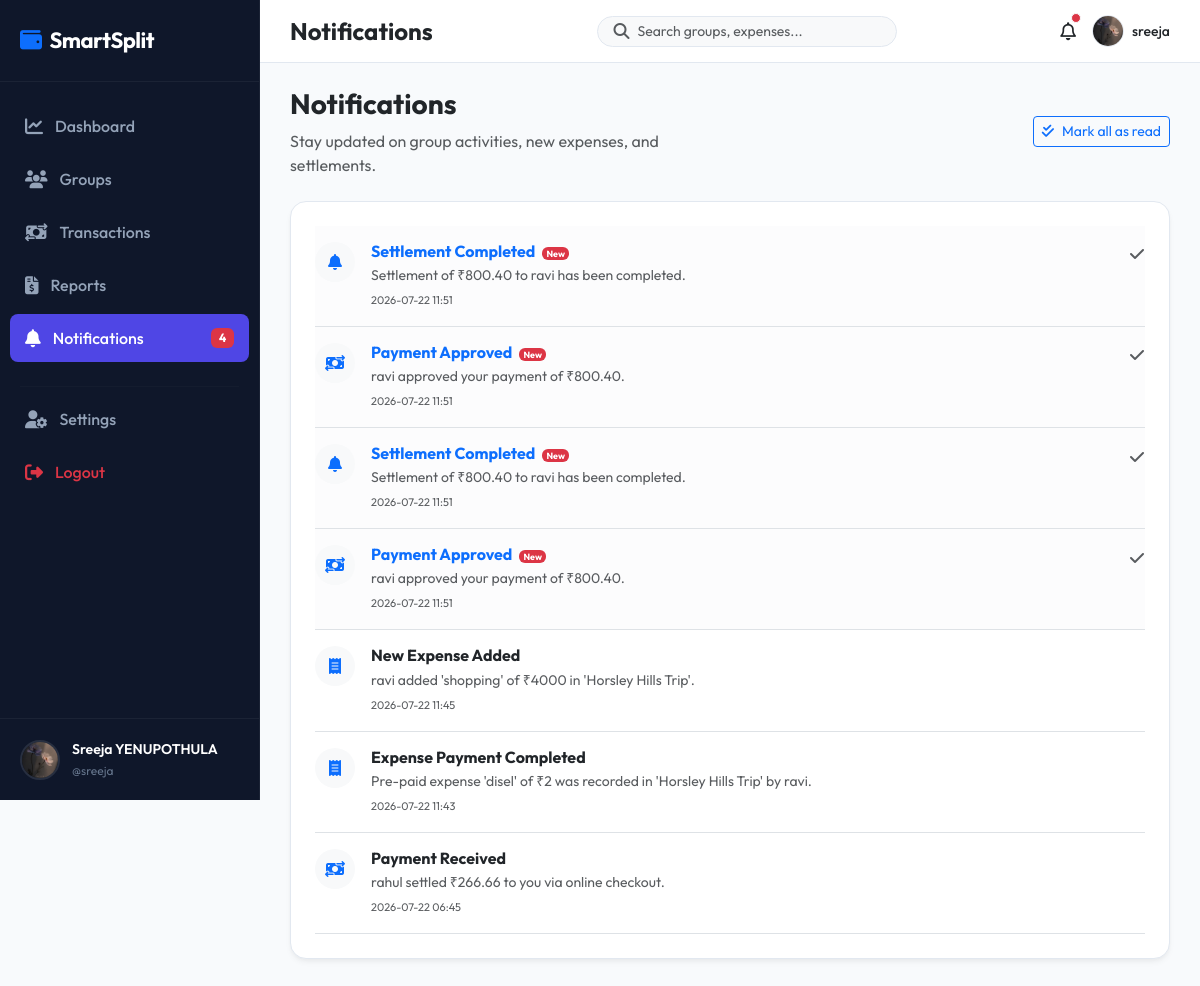
The app's page /notifications/ (signed in) with its own data.
### accounts/models.py (models this page shows, shortened)
class Profile(models.Model):
    user = models.OneToOneField(User, on_delete=models.CASCADE, related_name='profile')
    profile_picture = models.ImageField(upload_to='profiles/', default='profiles/default.png', blank=True)
    phone_number = models.CharField(max_length=15, blank=True)
    upi_id = models.CharField(max_length=50, blank=True)

### notifications/models.py (models this page shows, shortened)
class Notification(models.Model):
    user = models.ForeignKey(User, on_delete=models.CASCADE, related_name='notifications')
    title = models.CharField(max_length=150)
    message = models.TextField()
    is_read = models.BooleanField(default=False)
    created_at = models.DateTimeField(auto_now_add=True)

### notifications/views.py (the view)
# urls.py: path('', views.notification_list_view, name='list'),
@login_required
def notification_list_view(request):
    notifications = Notification.objects.filter(user=request.user).order_by('-created_at')
    return render(request, 'notifications/list.html', {'notifications': notifications})

### notifications/context_processors.py (called while the page is built)
def unread_notifications_count(request):
    if request.user.is_authenticated:
        count = Notification.objects.filter(user=request.user, is_read=False).count()
        return {'unread_notifications_count': count}
    return {'unread_notifications_count': 0}

### templates/notifications/list.html (shortened to what this page needs)
{% extends 'base.html' %}
{% block content %}
<div class="row align-items-center mb-4">
    <div class="col-md-6 mb-3 mb-md-0">
        <h3 class="fw-bold text-dark">Notifications</h3>
        <p class="text-muted mb-0">Stay updated on group activities, new expenses, and settlements.</p>
    </div>
    <div class="col-md-6 text-md-end">
        <a href="{% url 'notifications:mark_all_read' %}" class="btn btn-outline-primary btn-sm"><i class="fa-solid fa-check-double me-2"></i>Mark all as read</a>
    </div>
</div>
<div class="premium-card p-4 bg-white">
    <div class="list-group list-group-flush">
        {% for n in notifications %}
            <div class="list-group-item px-0 py-3 border-0 border-bottom d-flex justify-content-between align-items-start {% if not n.is_read %}bg-light-subtle{% endif %}">
                <div class="d-flex align-items-start">
                    <div class="rounded-circle d-flex align-items-center justify-content-center bg-light text-primary me-3" style="width: 40px; height: 40px; font-size: 16px;">
                        {% if "Joined" in n.title or "Member" in n.title %}
                            <i class="fa-solid fa-user-plus"></i>
                        {% elif "Expense" in n.title %}
                            <i class="fa-solid fa-receipt"></i>
                        {% elif "Payment" in n.title or "Approved" in n.title %}
                            <i class="fa-solid fa-money-bill-transfer"></i>
                        {% else %}
                            <i class="fa-solid fa-bell"></i>
                        {% endif %}
                    </div>
                    <div>
                        <h6 class="fw-bold mb-1 {% if not n.is_read %}text-primary{% else %}text-dark{% endif %}">
                            {{ n.title }}
                            {% if not n.is_read %}
                                <span class="badge bg-danger ms-1" style="font-size: 9px; padding: 2px 4px;">New</span>
                            {% endif %}
                        </h6>
                        <p class="text-muted mb-0 small">{{ n.message }}</p>
                        <span class="text-muted" style="font-size: 11px;">{{ n.created_at|date:"Y-m-d H:i" }}</span>
                    </div>
                </div>
                <div>
                    {% if not n.is_read %}
                        <a href="{% url 'notifications:mark_read' n.id %}" class="btn btn-link btn-sm text-decoration-none text-muted p-0"><i class="fa-solid fa-check fs-6"></i></a>
                    {% endif %}
                </div>
            </div>
        {% empty %}
            <div class="text-center text-muted py-5">
                <i class="fa-regular fa-bell-slash mb-3" style="font-size: 40px;"></i>
                <p class="mb-0">No notifications found.</p>
            </div>
        {% endfor %}
    </div>
</div>
{% endblock %}

### templates/includes/sidebar.html
{% load static %}
<div class="sidebar" id="sidebar">
    <div class="sidebar-logo">
        <i class="fa-solid fa-wallet text-primary me-2"></i>SmartSplit
    </div>
    <ul class="sidebar-menu">
        <li class="sidebar-item">
            <a href="{% url 'dashboard:home' %}" class="sidebar-link {% if request.resolver_match.app_name == 'dashboard' %}active{% endif %}">
                <i class="fa-solid fa-chart-line"></i>Dashboard
            </a>
        </li>
        <li class="sidebar-item">
            <a href="{% url 'groups:list' %}" class="sidebar-link {% if request.resolver_match.app_name == 'groups' %}active{% endif %}">
                <i class="fa-solid fa-users"></i>Groups
            </a>
        </li>
        <li class="sidebar-item">
            <a href="{% url 'payments:history' %}" class="sidebar-link {% if request.resolver_match.app_name == 'payments' and request.resolver_match.url_name == 'history' %}active{% endif %}">
                <i class="fa-solid fa-money-bill-transfer"></i>Transactions
            </a>
        </li>
        <li class="sidebar-item">
            <a href="{% url 'reports:index' %}" class="sidebar-link {% if request.resolver_match.app_name == 'reports' %}active{% endif %}">
                <i class="fa-solid fa-file-invoice-dollar"></i>Reports
            </a>
        </li>
        <li class="sidebar-item">
            <a href="{% url 'notifications:list' %}" class="sidebar-link {% if request.resolver_match.app_name == 'notifications' %}active{% endif %}">
                <i class="fa-solid fa-bell"></i>Notifications
                {% if unread_notifications_count > 0 %}
                    <span class="badge bg-danger ms-auto">{{ unread_notifications_count }}</span>
                {% endif %}
            </a>
        </li>
        <li class="sidebar-item mt-4">
            <hr style="border-color: rgba(255,255,255,0.08); margin: 0 10px;">
        </li>
        <li class="sidebar-item mt-2">
            <a href="{% url 'accounts:profile' %}" class="sidebar-link {% if request.resolver_match.app_name == 'accounts' %}active{% endif %}">
                <i class="fa-solid fa-user-gear"></i>Settings
            </a>
        </li>
        <li class="sidebar-item">
            <a href="{% url 'accounts:logout' %}" class="sidebar-link text-danger">
                <i class="fa-solid fa-right-from-bracket"></i>Logout
            </a>
        </li>
    </ul>
    <div class="sidebar-user">
        {% if user.profile.profile_picture %}
            <img src="{{ user.profile.profile_picture.url }}" alt="{{ user.username }}" class="sidebar-user-img">
        {% else %}
            <img src="{% static 'images/default_user.png' %}" alt="{{ user.username }}" class="sidebar-user-img">
        {% endif %}
        <div class="sidebar-user-info">
            <div class="sidebar-username">{{ user.first_name }} {{ user.last_name }}</div>
            <div class="sidebar-user-role">@{{ user.username }}</div>
        </div>
    </div>
</div>

### templates/includes/navbar.html (shortened to what this page needs)
{% load static %}
<nav class="top-navbar">
    <div class="d-flex align-items-center">
        <h4 class="fw-bold mb-0 text-dark">
            {% block page_title %}
                {% if request.resolver_match.app_name == 'dashboard' %}Dashboard
                {% elif request.resolver_match.app_name == 'groups' %}Groups
                {% elif request.resolver_match.app_name == 'expenses' %}Expenses
                {% elif request.resolver_match.app_name == 'payments' %}Payments
                {% elif request.resolver_match.app_name == 'settlements' %}Settlements
                {% elif request.resolver_match.app_name == 'reports' %}Reports
                {% elif request.resolver_match.app_name == 'notifications' %}Notifications
                {% elif request.resolver_match.app_name == 'accounts' %}Account Settings
                {% else %}SmartSplit
                {% endif %}
            {% endblock %}
        </h4>
    </div>
    <form action="{% url 'dashboard:home' %}" method="GET" class="d-none d-md-flex align-items-center bg-light rounded-pill px-3 py-1" style="width: 300px; border: 1px solid var(--border-color);">
        <i class="fa-solid fa-magnifying-glass text-muted me-2"></i>
        <input type="text" name="q" placeholder="Search groups, expenses..." class="form-control border-0 bg-transparent p-0" style="box-shadow: none; font-size: 14px;" value="{{ search_query|default:'' }}">
    </form>
    <div class="d-flex align-items-center gap-3">
        <a href="{% url 'notifications:list' %}" class="position-relative text-dark" style="font-size: 18px;">
            <i class="fa-regular fa-bell"></i>
            {% if unread_notifications_count > 0 %}
                <span class="position-absolute top-0 start-100 translate-middle p-1 bg-danger border border-light rounded-circle">
                </span>
            {% endif %}
        </a>
        <a href="{% url 'accounts:profile' %}" class="text-decoration-none d-flex align-items-center gap-2">
            {% if user.profile.profile_picture %}
                <img src="{{ user.profile.profile_picture.url }}" alt="{{ user.username }}" style="width: 32px; height: 32px; border-radius: 50%; object-fit: cover; border: 1px solid var(--border-color);">
            {% else %}
                <img src="{% static 'images/default_user.png' %}" alt="{{ user.username }}" style="width: 32px; height: 32px; border-radius: 50%; object-fit: cover; border: 1px solid var(--border-color);">
            {% endif %}
            <span class="d-none d-lg-inline text-dark fw-medium" style="font-size: 14px;">{{ user.username }}</span>
        </a>
    </div>
</nav>

### static/css/style.css (style rules this page uses)
:root { --primary: #4F46E5; --primary-hover: #4338CA; --primary-light: #EEF2F6; --secondary: #0EA5E9; --dark-bg: #0B0F19; --sidebar-bg: #0F172A; --card-bg: #FFFFFF; --text-primary: #1E293B; --text-secondary: #64748B; --border-color: #E2E8F0; --success: #10B981; --danger: #EF4444; --warning: #F59E0B; --gray-bg: #F8FAFC; }
body { font-family: 'Outfit', sans-serif; background-color: var(--gray-bg); color: var(--text-primary); margin: 0; padding: 0; overflow-x: hidden; }
.sidebar { width: 260px; height: 100vh; background-color: var(--sidebar-bg); position: fixed; top: 0; left: 0; z-index: 1000; transition: all 0.3s ease; border-right: 1px solid rgba(255, 255, 255, 0.05); display: flex; flex-direction: column; }
.sidebar-logo { padding: 24px 20px; font-weight: 700; font-size: 22px; color: #FFFFFF; letter-spacing: -0.5px; border-bottom: 1px solid rgba(255, 255, 255, 0.05); }
.sidebar-menu { list-style: none; padding: 20px 10px; margin: 0; flex-grow: 1; }
.sidebar-item { margin-bottom: 5px; }
.sidebar-link { display: flex; align-items: center; padding: 12px 15px; color: #94A3B8; text-decoration: none; font-weight: 500; border-radius: 8px; transition: all 0.2s ease; }
.sidebar-link i { margin-right: 12px; font-size: 18px; }
.sidebar-link:hover, .sidebar-link.active { color: #FFFFFF; background-color: rgba(255, 255, 255, 0.08); }
.sidebar-link.active { background-color: var(--primary); color: #FFFFFF; }
.sidebar-user { padding: 20px; border-top: 1px solid rgba(255, 255, 255, 0.05); display: flex; align-items: center; }
.sidebar-user-img { width: 40px; height: 40px; border-radius: 50%; object-fit: cover; margin-right: 12px; border: 2px solid rgba(255, 255, 255, 0.1); }
.sidebar-user-info { flex-grow: 1; }
.sidebar-username { color: #FFFFFF; font-weight: 600; font-size: 14px; margin-bottom: 2px; white-space: nowrap; overflow: hidden; text-overflow: ellipsis; }
.sidebar-user-role { color: #64748B; font-size: 12px; }
.top-navbar { background-color: #FFFFFF; border-bottom: 1px solid var(--border-color); padding: 15px 30px; display: flex; justify-content: space-between; align-items: center; position: sticky; top: 0; z-index: 999; }
.premium-card { background: var(--card-bg); border: 1px solid var(--border-color); border-radius: 16px; box-shadow: 0 4px 6px -1px rgba(0, 0, 0, 0.05), 0 2px 4px -1px rgba(0, 0, 0, 0.03); transition: transform 0.2s ease, box-shadow 0.2s ease; overflow: hidden; }
.form-control, .form-select { padding: 10px 15px; border-radius: 8px; border: 1px solid var(--border-color); background-color: #FFFFFF; transition: all 0.2s ease; }

### records on screen
Notification: title "Settlement Completed", is_read "New", message "Settlement of ₹800.40 to ravi has been completed.", created_at "2026-07-22 11:51"
Notification: title "Payment Approved", is_read "New", message "ravi approved your payment of ₹800.40.", created_at "2026-07-22 11:51"
Notification: title "Settlement Completed", is_read "New", message "Settlement of ₹800.40 to ravi has been completed.", created_at "2026-07-22 11:51"
Notification: title "Payment Approved", is_read "New", message "ravi approved your payment of ₹800.40.", created_at "2026-07-22 11:51"
Notification: title "New Expense Added", message "ravi added 'shopping' of ₹4000 in 'Horsley Hills Trip'.", created_at "2026-07-22 11:45"
Notification: title "Expense Payment Completed", message "Pre-paid expense 'disel' of ₹2 was recorded in 'Horsley Hills Trip' by ravi.", created_at "2026-07-22 11:43"
Notification: title "Payment Received", message "rahul settled ₹266.66 to you via online checkout.", created_at "2026-07-22 06:45"

### other values on screen
{{ unread_notifications_count }} "4"
{{ user.first_name }} "Sreeja"
{{ user.last_name }} "YENUPOTHULA"
{{ user.username }} "sreeja"
